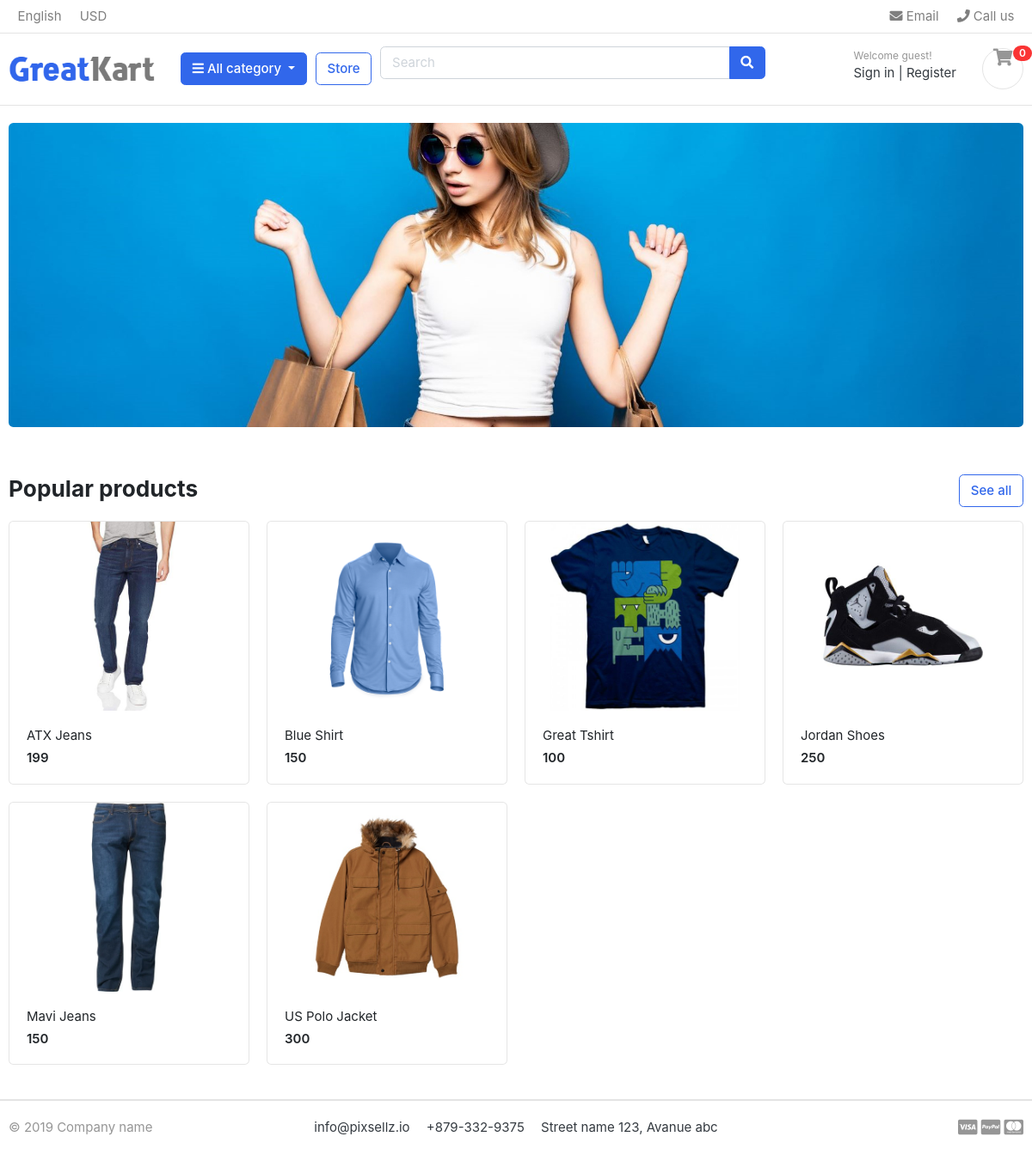
The page / on the database its author committed.
### store/models.py (models this page shows, shortened)
class Product(models.Model):
    product_name = models.CharField(max_length=200, unique=True)
    slug = models.SlugField(max_length=200, unique=True)
    description = models.TextField(max_length=200, blank=True)
    price = models.IntegerField()
    images = models.ImageField(upload_to='photos/products')
    stock = models.IntegerField()
    is_available = models.BooleanField(default=True)
    category = models.ForeignKey(Category, on_delete=models.CASCADE)
    created_date = models.DateTimeField(auto_now_add=True)
    modified_date = models.DateTimeField(auto_now=True)
    def get_url(self):
        return reverse('product_detail', args=[self.category.slug, self.slug])

### greatkart/views.py (the view)
# urls.py: 2. Add a URL to urlpatterns:  path('', views.home, name='home')
def home(request):
    products = Product.objects.all().filter(is_available=True)
    context = {
        'products': products,
    }
    return render(request, 'home.html', context)

### carts/context_processors.py (called while the page is built)
def counter(request):
    cart_count = 0
    if 'admin' in request.path:
        return {}
    else:
        try:
            cart = Cart.objects.filter(cart_id=_cart_id(request))
            if request.user.is_authenticated:
                 cart_items = CartItem.objects.all().filter(user=request.user)
            else:
               cart_items = CartItem.objects.all().filter(cart=cart[:1])
            for cart_item in cart_items:
                cart_count += cart_item.quantity
        except Cart.DoesNotExist:
            cart_count = 0
    return dict(cart_count=cart_count)

### carts/views.py (called while the page is built)
def _cart_id(request):
    cart = request.session.session_key
    if not cart:
        cart = request.session.create()
    return cart

### category/context_processors.py (called while the page is built)
def menu_links(request):
    links = Category.objects.all()
    return dict(links=links)

### category/models.py (called while the page is built)
    def get_url(self):
        return reverse('products_by_category', args=[self.slug])

### templates/home.html
{% extends 'base.html' %} {% load static %} {% block content %}
<section class="section-intro padding-y-sm">
  <div class="container">
    <div class="intro-banner-wrap">
      <img
        src="{% static 'images/banners/cover.jpg'%}"
        class="img-fluid rounded"
      />
    </div>
  </div>
</section>
<section class="section-name padding-y-sm">
  <div class="container">
    <header class="section-heading">
      <a href="{% url 'store'%}" class="btn btn-outline-primary float-right"
        >See all</a
      >
      <h3 class="section-title">Popular products</h3>
    </header>
    <div class="row">
      {% for product in products%}
      <div class="col-md-3">
        <div class="card card-product-grid">
          <a href="{{product.get_url}}" class="img-wrap">
            <img src="{{product.images.url}}" />
          </a>
          <figcaption class="info-wrap">
            <a href="{{product.get_url}}" class="title"
              >{{product.product_name}}</a
            >
            <div class="price mt-1">{{product.price}}</div>
          </figcaption>
        </div>
      </div>
      {% endfor%}
    </div>
  </div>
</section>
{% endblock %}

### static/css/ui.css (style rules this page uses)
html { font-family: "Inter", sans-serif; font-size: 15px; }
.img-wrap { text-align: center; display: block; }
.img-wrap img { max-width: 100%; }
.padding-y-sm { padding-top: 20px; padding-bottom: 20px; }
.section-heading { margin-bottom: 20px; margin-top: 15px; }
.section-title { color: #212529; }
[class*=card-product] a.title { color: #212529; display: block; }
[class*=card-product] .img-wrap { overflow: hidden; position: relative; }
[class*=card-product] .img-wrap img { height: 100%; max-width: 100%; width: auto; display: inline-block; -o-object-fit: cover; object-fit: cover; }
.card-product-grid { margin-bottom: 20px; }
.card-product-grid .img-wrap { border-radius: 0.2rem 0.2rem 0 0; height: 220px; }
.card-product-grid .info-wrap { overflow: hidden; padding: 18px 20px; }
.card .img-wrap { overflow: hidden; }
.price { font-weight: 600; color: #212529; }

### rows shown on the page
Product: images (picture), product_name "ATX Jeans", price "199"
Product: images (picture), product_name "Blue Shirt", price "150"
Product: images (picture), product_name "Great Tshirt", price "100"
Product: images (picture), product_name "Jordan Shoes", price "250"
Product: images (picture), product_name "Mavi Jeans", price "150"
Product: images (picture), product_name "US Polo Jacket", price "300"

### other values the page prints
{{ cart_count }} "0"
